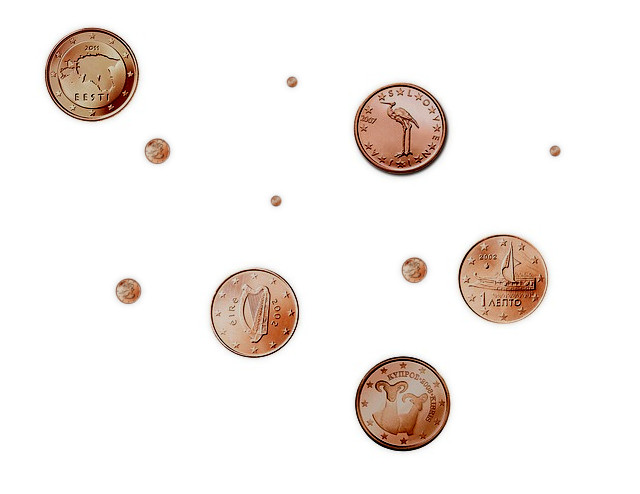
#> input picture Assigment1/images/coins.jpg, 640 x 494 px
$ python assigment1.py   (older library calls are emulated)
#> lines starting #> are read from the running program, lines starting #| are printed output that depends on the picture; after the words box and inside, x2 and y2 are one past the last pixel; in counts of white or black regions, pixels touching at a corner belong together
#> in nal3e, `I[I < 245] = 1`: I: shape (494, 640); min 1, max 255, mean 222.8
#> in nal3e, `I[I >= 245] = 0`: I: shape (494, 640); values 0 (black) and 1 (white), 12.6% white; 53 white regions (42 under 20 px), largest, box (x1, y1, x2, y2) and area: (353, 353, 453, 455) 7862, (351, 80, 451, 179) 7763, (42, 25, 142, 125) 7684
#> in close, `return cv2.erode(cv2.dilate(I, SE), SE)`: returned value: shape (494, 640); values 0 (black) and 1 (white), 12.8% white; 16 white regions (5 under 20 px), largest, box (x1, y1, x2, y2) and area: (353, 353, 454, 455) 7964, (351, 80, 451, 179) 7814, (42, 25, 143, 126) 7770
#> in nal3e, `I = cv2.dilate(cv2.erode(I, SE1), SE1)`: I: shape (494, 640); values 0 (black) and 1 (white), 12.7% white; 11 white regions, largest, box (x1, y1, x2, y2) and area: (353, 353, 454, 455) 7947, (351, 80, 451, 179) 7804, (42, 25, 143, 126) 7757
#> in nal3e, `(numLabels, labels, stats, _) = cv2.connectedComponentsWithStats(I, 4,..`:
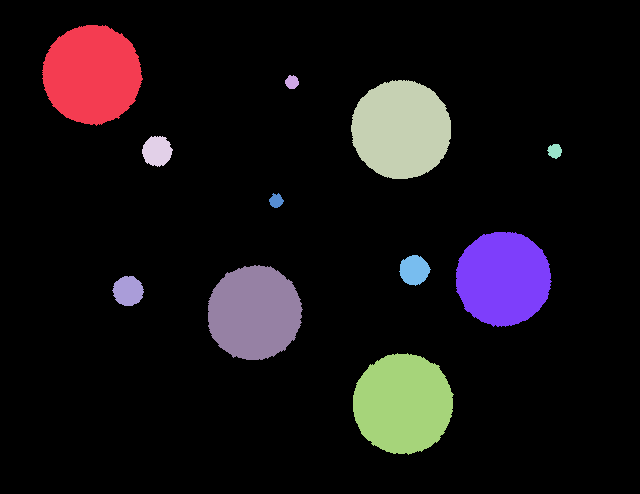
#> labels: shape (494, 640) int32; 12 distinct labels, from 0 to 11; one colour per label, 0 black
#> in nal3e, `(numLabels, labels, stats, _) = cv2.connectedComponentsWithStats(I, 4,..`: numLabels = 12; stats = [[0, 0, 640, 494, 275853], [42, 25, 101, 101, 7757], [285, 75, 14, 14, 147], [351, 80, 100, 99, 7804], [142, 136, 31, 31, 718], [547, 144, 15, 15, 163], [269, 193, 15, 15, 153], [456, 232, 96, 95, 7120], [399, 255, 32, 31, 707], [208, 265, 95, 95, 7065], [112, 276, 32, 30, 726], [353, 353, 101, 102, 7947]]
#> after the loop in nal3e, `for i in range(0, numLabels):`: mask: shape (494, 640); values 0 (black) and 1 (white), 0.15% white; 3 white regions, box (x1, y1, x2, y2) and area: (547, 144, 562, 159) 163, (269, 193, 284, 208) 153, (285, 75, 299, 89) 147
### Assigment1/UZ_utils.py
"""
Before the first run, you need to have all necessary Python packages installed. For
that we highly recommend firstly creating Virtual Environment, to have your
development environment seperated from other projects (https://docs.python.org/3/tutorial/venv.html).

In system terminal then run: "pip install numpy opencv-python matplotlib Pillow"
"""

import numpy as np
import cv2
from matplotlib import pyplot as plt
from PIL import Image


def imread(path):
    """
    Reads an image in RGB order. Image type is transformed from uint8 to float, and
    range of values is reduced from [0, 255] to [0, 1].
    """
#> called with path = 'images/umbrellas.jpg'
    I = Image.open(path).convert('RGB')  # PIL image.
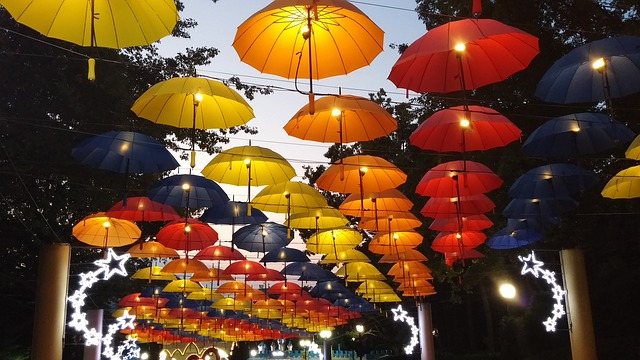
#> input picture Assigment1/images/umbrellas.jpg, 640 x 360 px
#> I is the input picture: PIL image 640x360 RGB; mean R, G, B 105.2, 72.9, 47.4
    I = np.asarray(I)  # Converting to Numpy array.
    I = I.astype(np.float64) / 255
#> I: shape (360, 640, 3) float64
    return I


# [9 lines left out: function imread_gray, not called in this run]


def imshow(img, title=None):
    """
    Shows an image. Image can be of types:
    - type uint8, in range [0, 255]
    - type float, in range [0, 1]
    """

    if len(img.shape) == 3:
        plt.imshow(img)  # if type of data is "float", then values have to be in [0, 1]
    else:
        plt.imshow(img)
        plt.set_cmap('gray')  # also "hot", "nipy_spectral"
        plt.colorbar()
    if title is not None:
        plt.title(title)

    plt.show()


# [24 lines left out: functions signal_show, convolve, not called in this run]


# [25 lines that do not run on import are left out]

### Assigment1/assigment1.py
from cProfile import label
from copy import copy
from math import floor
import numpy as np
import cv2
from matplotlib import pyplot as plt
from PIL import Image
from UZ_utils import *


def nalA():
    I = imread('images/umbrellas.jpg')
    imshow(I)

def nalB():

    I = Image.open('images/umbrellas.jpg').convert('RGB')  # PIL image.
    I = np.asarray(I)  # Converting to Numpy array.
    I = np.average(I, 2)
#> I: shape (360, 640) float64
    plt.imshow(I)
    plt.set_cmap('gray')
    plt.show()

def nalC():
    I = imread('images/umbrellas.jpg')
    cutout = I[100:200, 100:200, 0]
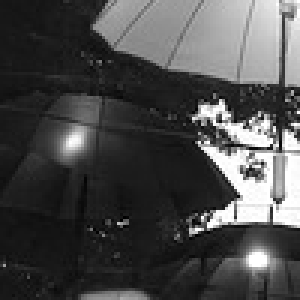
#> cutout: shape (100, 100) float64 (shown 3 times larger); min 0, max 1, mean 0.293
    plt.subplot(2, 2, 1)
    plt.imshow(I)
    plt.subplot(2,2,2)
    plt.imshow(cutout)
    plt.title("Red")
    plt.set_cmap('gray')
    plt.subplot(2,2,3)
    plt.imshow(I[100:200, 100:200, 1])
    plt.title("Green")
    plt.set_cmap('gray')
    plt.subplot(2,2,4)
    plt.imshow(I[100:200, 100:200, 2])
    plt.title("Blue")
    plt.set_cmap('gray')
    plt.show()

def nalD():
    I = imread('images/umbrellas.jpg')

    for i in range(100, 200):
        for j in range(200, 400):
            I[i][j] = 1 - I[i][j]
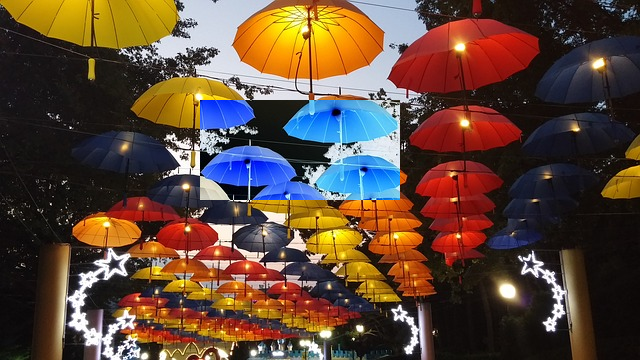
#> I: shape (360, 640, 3) float64; mean R, G, B 0.374, 0.281, 0.224


    plt.imshow(I)
    plt.show()

def nalE():
    I = Image.open('images/umbrellas.jpg').convert('L')
#> I: PIL image 640x360 L
    I = np.asarray(I)
    I = I.astype(np.float64)
#> I: shape (360, 640) float64
    J = I / 4
    J = np.floor(J)
    J = J.astype(np.uint8)

    plt.set_cmap('gray')
    plt.subplot(1, 2, 1)
    plt.title('original')
    plt.imshow(I)
    plt.subplot(1,2,2)
    plt.title('reduced')
    plt.imshow(J, vmax=255)
    plt.show()


# EXERCISE 2

def nal2A():
    I = Image.open('images/bird.jpg').convert('L')
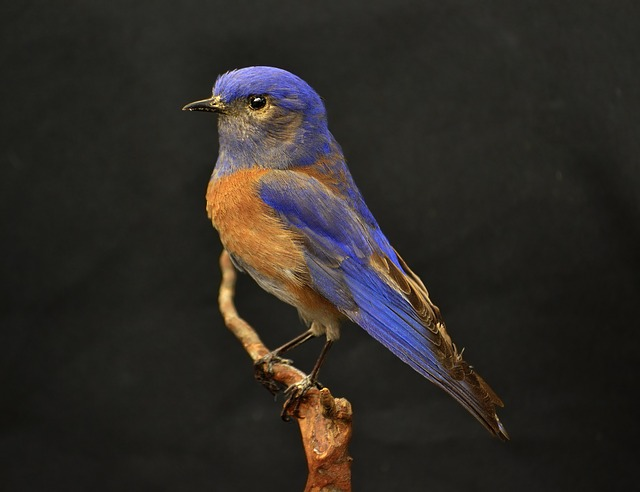
#> input picture Assigment1/images/bird.jpg, 640 x 492 px
#> I: PIL image 640x492 L
    I = np.asarray(I)

    J = copy(I)
    threshold = 70
    J[J < threshold] = 0
#> J: shape (492, 640)
    J[J >= threshold] = 1
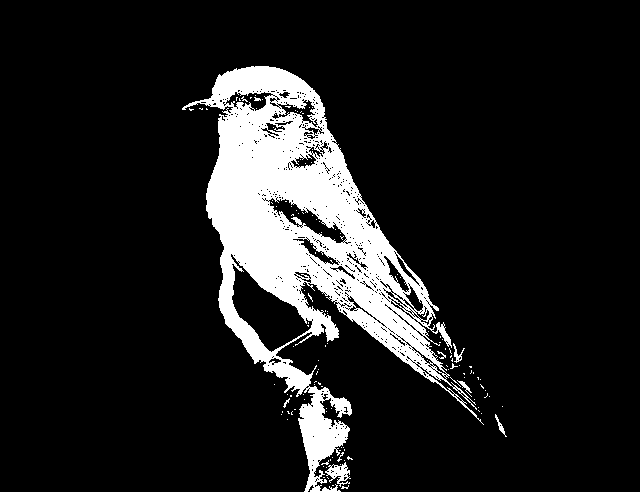
#> J: shape (492, 640); values 0 (black) and 1 (white), 12.3% white; 130 white regions (122 under 20 px), largest, box (x1, y1, x2, y2) and area: (182, 66, 484, 492) 37801, (325, 462, 351, 487) 291, (453, 343, 465, 363) 76

    K = copy(I)
    K = np.where(K < threshold, 0, 1)


    plt.subplot(1,3,1)
    plt.title('Original')
    plt.imshow(I, cmap='gray')
    plt.subplot(1,3,2)
    plt.title('threshold = 70')
    plt.imshow(J, cmap='gray')
    plt.subplot(1,3, 3)
    plt.title('Threshold using where')
    plt.imshow(K, cmap='gray')
    plt.show()


def myhist(I, nr):
#> called with nr = 255
    I = np.array(I)
    I = I.reshape(-1)
    H = np.zeros(nr)
    j = 255 / nr
    for i in I:
        l = int(i//j)
        if ( l < nr):
            H[l] = H[l] +1
        else:
            H[nr-1] = H[nr-1] +1
#> this loop made 314880 passes
#> (i, l) on passes 1 to 3: (31, 31), (31, 31), (31, 31)
#> after the loop, H = 255 values, max 18270 at index 31, min 0 at index 237, mean 1234.8
    return H/len(I)

def nal2B():
    I = Image.open('images/bird.jpg').convert('L')
    I = np.asarray(I)

    plt.subplot(2,2,1)
    plt.imshow(I, cmap='gray')
    plt.subplot(2,2,2)
    plt.bar( range(255), myhist(I, 255))
    plt.subplot(2,2,3)
    plt.bar( range(100), myhist(I, 100))
#> the loop in myhist (call 2), `for i in I:` made 314880 passes
#> (i, l) on passes 1 to 3: (31, 12), (31, 12), (31, 12)
    plt.subplot(2,2,4)
    plt.bar( range(25), myhist(I, 25))
    plt.show()
#> figure, not shown here; panel 2: tallest bar 0.058 high, from x = 30.6 to 31.4; panel 3: tallest bar 0.162 high, from x = 11.6 to 12.4; panel 4: tallest bar 0.431 high, from x = 2.6 to 3.4


def myhist2(I, nr):
#> called with nr = 255
    I = np.array(I)
    I = I.reshape(-1)
    H = np.zeros(nr)

    min = np.min(I)
#> min = 0
    max = np.max(I)
#> max = 254
    print(max, min)
#| 254 0
    j = (max - min) / nr
#> j = 0.996
    for i in I:
        l = int((i- min)//j)
        if ( l < nr):
            H[l] = H[l] +1
        else:
            H[nr-1] = H[nr-1] +1
    return H/len(I)
    # raje I.shape namesto len(I)

def nal2C():
    I = Image.open('images/bird.jpg').convert('L')
    I = np.asarray(I)

    plt.subplot(3,2,1)
    plt.imshow(I, cmap='gray')
    plt.subplot(3,2,3)
    plt.bar( range(255), myhist2(I, 255))
    plt.subplot(3,2,4)
    plt.bar( range(25), myhist2(I, 25))
#| 254 0
#> the loop in myhist2 (call 2), `for i in I:` made 314880 passes
#> (i, l) on passes 1 to 3: (31, 3), (31, 3), (31, 3)
    plt.subplot(3,2,5)
    plt.title("histograma nad uint8")
    plt.bar( range(255), myhist(I, 255))
    plt.subplot(3,2,6)
    plt.bar( range(25), myhist(I, 25))
    plt.show()
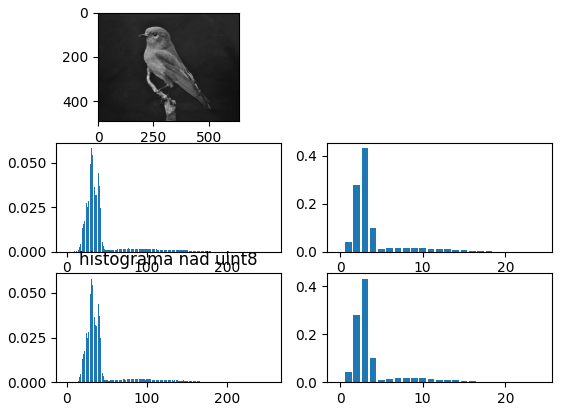
#> figure drawn by matplotlib, 5 panels; panel 2: tallest bar 0.058 high, from x = 30.6 to 31.4; panel 3: tallest bar 0.431 high, from x = 2.6 to 3.4; panel 4: tallest bar 0.058 high, from x = 30.6 to 31.4; panel 5: tallest bar 0.431 high, from x = 2.6 to 3.4

def nal3a():
#> (the run stopped early here; a loop or call above may not have finished)
